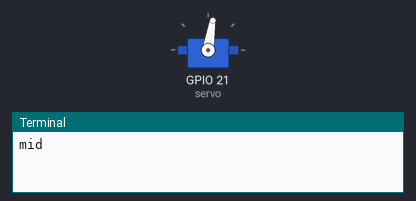
This program was run on a simulated Raspberry Pi (BCM pin numbers). Shown: servo, the last lines printed to the terminal. Servo angles are drawn from the pulse width (0.5 ms = 0°, 2.5 ms = 180°).

Above: at 0.05 s.
At 1.5 s:
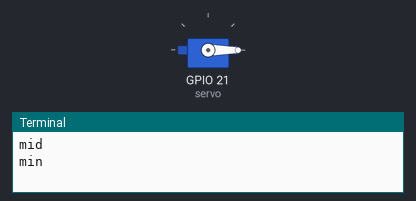
At 3.0 s:
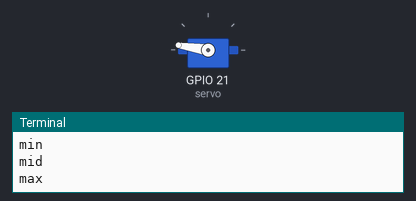
Timing chart, 0 to 6.9 s (numbered marks = the images above):
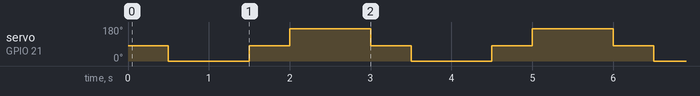

Measured:
- by itself, servo on GPIO 21 (servo): repeats every 3.0 s: 81° 0.50 s, 171° 1.0 s, 81° 0.50 s, 0° 1.0 s

The program:

servo_ex02.py
```python
from gpiozero import Servo
from time import sleep

myGPIO = 21
servo = Servo(myGPIO,
            min_pulse_width = 0.0004, max_pulse_width = 0.0024)
# 센서마다 조금씩 다를 수 있음

while True:
    servo.value = 0
    print("mid")
    sleep(0.5)
    servo.value = -1
    print("min")
    sleep(1)
    servo.value = 0
    print("mid")
    sleep(0.5)
    servo.value = 1
    print("max")
    sleep(1)
```
